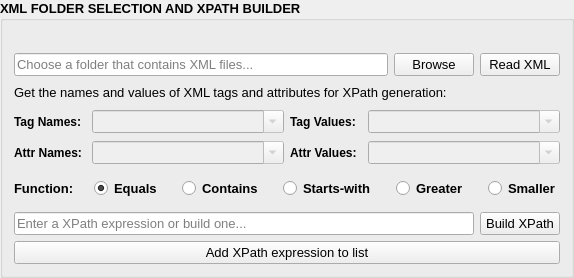
             <widget class="QGroupBox" name="group_box_xml_input_xpath_builder">
              <property name="sizePolicy">
               <sizepolicy hsizetype="Preferred" vsizetype="Preferred">
                <horstretch>0</horstretch>
                <verstretch>0</verstretch>
               </sizepolicy>
              </property>
              <property name="font">
               <font>
                <family>Microsoft YaHei UI</family>
                <pointsize>10</pointsize>
                <italic>false</italic>
                <bold>true</bold>
                <underline>false</underline>
                <strikeout>false</strikeout>
               </font>
              </property>
              <property name="title">
               <string>XML FOLDER SELECTION AND XPATH BUILDER</string>
              </property>
              <layout class="QVBoxLayout" name="verticalLayout_7">
               <item>
                <widget class="QLabel" name="statusbar_xml_files_count">
                 <property name="sizePolicy">
                  <sizepolicy hsizetype="Minimum" vsizetype="Preferred">
                   <horstretch>0</horstretch>
                   <verstretch>0</verstretch>
                  </sizepolicy>
                 </property>
                 <property name="styleSheet">
                  <string notr="true">color: rgb(78, 132, 240);
font: bold;</string>
                 </property>
                 <property name="text">
                  <string/>
                 </property>
                </widget>
               </item>
               <item>
                <layout class="QHBoxLayout" name="horizontalLayout_one">
                 <item>
                  <widget class="QLineEdit" name="line_edit_xml_folder_path_input">
                   <property name="font">
                    <font>
                     <family>Microsoft YaHei UI</family>
                     <pointsize>10</pointsize>
                     <italic>false</italic>
                     <bold>false</bold>
                     <underline>false</underline>
                     <strikeout>false</strikeout>
                    </font>
                   </property>
                   <property name="placeholderText">
                    <string>Choose a folder that contains XML files...</string>
                   </property>
                   <property name="clearButtonEnabled">
                    <bool>true</bool>
                   </property>
                  </widget>
                 </item>
                 <item>
                  <widget class="QPushButton" name="button_browse_xml_folder">
                   <property name="font">
                    <font>
                     <family>Microsoft YaHei UI</family>
                     <pointsize>10</pointsize>
                     <italic>false</italic>
                     <bold>false</bold>
                     <underline>false</underline>
                     <strikeout>false</strikeout>
                    </font>
                   </property>
                   <property name="toolTip">
                    <string>Browse for the folder containing your XML files.</string>
                   </property>
                   <property name="text">
                    <string>Browse</string>
                   </property>
                  </widget>
                 </item>
                 <item>
                  <widget class="QPushButton" name="button_read_xml">
                   <property name="font">
                    <font>
                     <family>Microsoft YaHei UI</family>
                     <pointsize>10</pointsize>
                     <italic>false</italic>
                     <bold>false</bold>
                     <underline>false</underline>
                     <strikeout>false</strikeout>
                    </font>
                   </property>
                   <property name="toolTip">
                    <string>Load data from an XML file into the Combo Boxes and display the XML content.</string>
                   </property>
                   <property name="text">
                    <string>Read XML</string>
                   </property>
                  </widget>
                 </item>
                </layout>
               </item>
               <item>
                <layout class="QHBoxLayout" name="horizontalLayout_two">
                 <property name="topMargin">
                  <number>3</number>
                 </property>
                 <property name="bottomMargin">
                  <number>3</number>
                 </property>
                 <item>
                  <widget class="QLabel" name="label_xpath_builder">
                   <property name="sizePolicy">
                    <sizepolicy hsizetype="Minimum" vsizetype="Preferred">
                     <horstretch>0</horstretch>
                     <verstretch>0</verstretch>
                    </sizepolicy>
                   </property>
                   <property name="font">
                    <font>
                     <family>Microsoft YaHei UI</family>
                     <pointsize>10</pointsize>
                     <italic>false</italic>
                     <bold>false</bold>
                     <underline>false</underline>
                     <strikeout>false</strikeout>
                    </font>
                   </property>
                   <property name="text">
                    <string>Get the names and values of XML tags and attributes for XPath generation:</string>
                   </property>
                  </widget>
                 </item>
                </layout>
               </item>
               <item>
                <layout class="QHBoxLayout" name="horizontalLayout_three">
                 <property name="topMargin">
                  <number>1</number>
                 </property>
                 <property name="bottomMargin">
                  <number>1</number>
                 </property>
                 <item>
                  <widget class="QLabel" name="label_tag_names">
                   <property name="sizePolicy">
                    <sizepolicy hsizetype="Minimum" vsizetype="Preferred">
                     <horstretch>0</horstretch>
                     <verstretch>0</verstretch>
                    </sizepolicy>
                   </property>
                   <property name="maximumSize">
                    <size>
                     <width>72</width>
                     <height>16777215</height>
                    </size>
                   </property>
                   <property name="font">
                    <font>
                     <family>Microsoft YaHei UI</family>
                     <pointsize>9</pointsize>
                     <italic>false</italic>
                     <bold>true</bold>
                     <underline>false</underline>
                     <strikeout>false</strikeout>
                    </font>
                   </property>
                   <property name="text">
                    <string>Tag Names:</string>
                   </property>
                  </widget>
                 </item>
                 <item>
                  <widget class="QComboBox" name="combobox_tag_names">
                   <property name="enabled">
                    <bool>false</bool>
                   </property>
                   <property name="sizePolicy">
                    <sizepolicy hsizetype="Preferred" vsizetype="Fixed">
                     <horstretch>0</horstretch>
                     <verstretch>0</verstretch>
                    </sizepolicy>
                   </property>
                   <property name="font">
                    <font>
                     <family>Microsoft YaHei UI</family>
                     <pointsize>10</pointsize>
                     <italic>false</italic>
                     <bold>true</bold>
                     <underline>false</underline>
                     <strikeout>false</strikeout>
                    </font>
                   </property>
                   <property name="editable">
                    <bool>true</bool>
                   </property>
                   <property name="currentText">
                    <string/>
                   </property>
                   <property name="currentIndex">
                    <number>-1</number>
                   </property>
                   <property name="placeholderText">
                    <string>Select Tag Name...</string>
                   </property>
                  </widget>
                 </item>
                 <item>
                  <widget class="QLabel" name="label_tag_values">
                   <property name="sizePolicy">
                    <sizepolicy hsizetype="Minimum" vsizetype="Preferred">
                     <horstretch>0</horstretch>
                     <verstretch>0</verstretch>
                    </sizepolicy>
                   </property>
                   <property name="maximumSize">
                    <size>
                     <width>72</width>
                     <height>16777215</height>
                    </size>
                   </property>
                   <property name="font">
                    <font>
                     <family>Microsoft YaHei UI</family>
                     <pointsize>9</pointsize>
                     <italic>false</italic>
                     <bold>true</bold>
                     <underline>false</underline>
                     <strikeout>false</strikeout>
                    </font>
                   </property>
                   <property name="text">
                    <string>Tag Values:</string>
                   </property>
                  </widget>
                 </item>
                 <item>
                  <widget class="QComboBox" name="combobox_tag_values">
                   <property name="enabled">
                    <bool>false</bool>
                   </property>
                   <property name="sizePolicy">
                    <sizepolicy hsizetype="Preferred" vsizetype="Fixed">
                     <horstretch>0</horstretch>
                     <verstretch>0</verstretch>
                    </sizepolicy>
                   </property>
                   <property name="font">
                    <font>
                     <family>Microsoft YaHei UI</family>
                     <pointsize>10</pointsize>
                     <italic>false</italic>
                     <bold>true</bold>
                     <underline>false</underline>
                     <strikeout>false</strikeout>
                    </font>
                   </property>
                   <property name="editable">
                    <bool>true</bool>
                   </property>
                   <property name="currentText">
                    <string/>
                   </property>
                   <property name="currentIndex">
                    <number>-1</number>
                   </property>
                   <property name="placeholderText">
                    <string>Select Tag Value...</string>
                   </property>
                  </widget>
                 </item>
                </layout>
               </item>
               <item>
                <layout class="QHBoxLayout" name="horizontalLayout_four">
                 <property name="spacing">
                  <number>6</number>
                 </property>
                 <property name="topMargin">
                  <number>1</number>
                 </property>
                 <property name="bottomMargin">
                  <number>1</number>
                 </property>
                 <item>
                  <widget class="QLabel" name="label_attribute_names">
                   <property name="sizePolicy">
                    <sizepolicy hsizetype="Minimum" vsizetype="Preferred">
                     <horstretch>0</horstretch>
                     <verstretch>0</verstretch>
                    </sizepolicy>
                   </property>
                   <property name="maximumSize">
                    <size>
                     <width>72</width>
                     <height>16777215</height>
                    </size>
                   </property>
                   <property name="font">
                    <font>
                     <family>Microsoft YaHei UI</family>
                     <pointsize>9</pointsize>
                     <italic>false</italic>
                     <bold>true</bold>
                     <underline>false</underline>
                     <strikeout>false</strikeout>
                    </font>
                   </property>
                   <property name="text">
                    <string>Attr Names:</string>
                   </property>
                  </widget>
                 </item>
                 <item>
                  <widget class="QComboBox" name="combobox_attribute_names">
                   <property name="enabled">
                    <bool>false</bool>
                   </property>
                   <property name="sizePolicy">
                    <sizepolicy hsizetype="Preferred" vsizetype="Fixed">
                     <horstretch>0</horstretch>
                     <verstretch>0</verstretch>
                    </sizepolicy>
                   </property>
                   <property name="font">
                    <font>
                     <family>Microsoft YaHei UI</family>
                     <pointsize>10</pointsize>
                     <italic>false</italic>
                     <bold>true</bold>
                     <underline>false</underline>
                     <strikeout>false</strikeout>
                    </font>
                   </property>
                   <property name="editable">
                    <bool>true</bool>
                   </property>
                   <property name="currentText">
                    <string/>
                   </property>
                   <property name="currentIndex">
                    <number>-1</number>
                   </property>
                   <property name="placeholderText">
                    <string>Select Attribute Name...</string>
                   </property>
                  </widget>
                 </item>
                 <item>
                  <widget class="QLabel" name="label_attribute_values">
                   <property name="sizePolicy">
                    <sizepolicy hsizetype="Minimum" vsizetype="Preferred">
                     <horstretch>0</horstretch>
                     <verstretch>0</verstretch>
                    </sizepolicy>
                   </property>
                   <property name="maximumSize">
                    <size>
                     <width>72</width>
                     <height>16777215</height>
                    </size>
                   </property>
                   <property name="font">
                    <font>
                     <family>Microsoft YaHei UI</family>
                     <pointsize>9</pointsize>
                     <italic>false</italic>
                     <bold>true</bold>
                     <underline>false</underline>
                     <strikeout>false</strikeout>
                    </font>
                   </property>
                   <property name="text">
                    <string>Attr Values:</string>
                   </property>
                  </widget>
                 </item>
                 <item>
                  <widget class="QComboBox" name="combobox_attribute_values">
                   <property name="enabled">
                    <bool>false</bool>
                   </property>
                   <property name="sizePolicy">
                    <sizepolicy hsizetype="Preferred" vsizetype="Fixed">
                     <horstretch>0</horstretch>
                     <verstretch>0</verstretch>
                    </sizepolicy>
                   </property>
                   <property name="font">
                    <font>
                     <family>Microsoft YaHei UI</family>
                     <pointsize>10</pointsize>
                     <italic>false</italic>
                     <bold>true</bold>
                     <underline>false</underline>
                     <strikeout>false</strikeout>
                    </font>
                   </property>
                   <property name="editable">
                    <bool>true</bool>
                   </property>
                   <property name="currentText">
                    <string/>
                   </property>
                   <property name="currentIndex">
                    <number>-1</number>
                   </property>
                   <property name="placeholderText">
                    <string>Select Attribute Value...</string>
                   </property>
                  </widget>
                 </item>
                </layout>
               </item>
               <item>
                <layout class="QHBoxLayout" name="horizontalLayout_five">
                 <property name="spacing">
                  <number>20</number>
                 </property>
                 <property name="topMargin">
                  <number>7</number>
                 </property>
                 <property name="bottomMargin">
                  <number>7</number>
                 </property>
                 <item>
                  <widget class="QLabel" name="label_function">
                   <property name="sizePolicy">
                    <sizepolicy hsizetype="Minimum" vsizetype="Preferred">
                     <horstretch>0</horstretch>
                     <verstretch>0</verstretch>
                    </sizepolicy>
                   </property>
                   <property name="font">
                    <font>
                     <family>Microsoft YaHei UI</family>
                     <pointsize>10</pointsize>
                     <italic>false</italic>
                     <bold>true</bold>
                     <underline>false</underline>
                     <strikeout>false</strikeout>
                    </font>
                   </property>
                   <property name="text">
                    <string>Function:</string>
                   </property>
                  </widget>
                 </item>
                 <item>
                  <widget class="QRadioButton" name="radio_button_equals">
                   <property name="font">
                    <font>
                     <family>Microsoft YaHei UI</family>
                     <pointsize>10</pointsize>
                     <italic>false</italic>
                     <bold>true</bold>
                     <underline>false</underline>
                     <strikeout>false</strikeout>
                    </font>
                   </property>
                   <property name="toolTip">
                    <string/>
                   </property>
                   <property name="text">
                    <string>Equals</string>
                   </property>
                   <property name="checked">
                    <bool>true</bool>
                   </property>
                  </widget>
                 </item>
                 <item>
                  <widget class="QRadioButton" name="radio_button_contains">
                   <property name="font">
                    <font>
                     <family>Microsoft YaHei UI</family>
                     <pointsize>10</pointsize>
                     <italic>false</italic>
                     <bold>true</bold>
                     <underline>false</underline>
                     <strikeout>false</strikeout>
                    </font>
                   </property>
                   <property name="styleSheet">
                    <string notr="true"/>
                   </property>
                   <property name="text">
                    <string>Contains</string>
                   </property>
                  </widget>
                 </item>
                 <item>
                  <widget class="QRadioButton" name="radio_button_starts_with">
                   <property name="sizePolicy">
                    <sizepolicy hsizetype="Minimum" vsizetype="Fixed">
                     <horstretch>0</horstretch>
                     <verstretch>0</verstretch>
                    </sizepolicy>
                   </property>
                   <property name="font">
                    <font>
                     <family>Microsoft YaHei UI</family>
                     <pointsize>10</pointsize>
                     <italic>false</italic>
                     <bold>true</bold>
                     <underline>false</underline>
                     <strikeout>false</strikeout>
                    </font>
                   </property>
                   <property name="text">
                    <string>Starts-with</string>
                   </property>
                  </widget>
                 </item>
                 <item>
                  <widget class="QRadioButton" name="radio_button_greater">
                   <property name="font">
                    <font>
                     <family>Microsoft YaHei UI</family>
                     <pointsize>10</pointsize>
                     <italic>false</italic>
                     <bold>true</bold>
                     <underline>false</underline>
                     <strikeout>false</strikeout>
                    </font>
                   </property>
                   <property name="text">
                    <string>Greater</string>
                   </property>
                  </widget>
                 </item>
                 <item>
                  <widget class="QRadioButton" name="radio_button_smaller">
                   <property name="font">
                    <font>
                     <family>Microsoft YaHei UI</family>
                     <pointsize>10</pointsize>
                     <italic>false</italic>
                     <bold>true</bold>
                     <underline>false</underline>
                     <strikeout>false</strikeout>
                    </font>
                   </property>
                   <property name="text">
                    <string>Smaller</string>
                   </property>
                  </widget>
                 </item>
                </layout>
               </item>
               <item>
                <layout class="QHBoxLayout" name="horizontalLayout_six">
                 <item>
                  <widget class="QLineEdit" name="line_edit_xpath_builder">
                   <property name="font">
                    <font>
                     <family>Microsoft YaHei UI</family>
                     <pointsize>10</pointsize>
                     <italic>false</italic>
                     <bold>false</bold>
                     <underline>false</underline>
                     <strikeout>false</strikeout>
                    </font>
                   </property>
                   <property name="placeholderText">
                    <string>Enter a XPath expression or build one...</string>
                   </property>
                   <property name="clearButtonEnabled">
                    <bool>true</bool>
                   </property>
                  </widget>
                 </item>
                 <item>
                  <widget class="QPushButton" name="button_build_xpath">
                   <property name="font">
                    <font>
                     <family>Microsoft YaHei UI</family>
                     <pointsize>10</pointsize>
                     <italic>false</italic>
                     <bold>false</bold>
                     <underline>false</underline>
                     <strikeout>false</strikeout>
                    </font>
                   </property>
                   <property name="toolTip">
                    <string>Create an XPath expression based on the current Combo Box values.</string>
                   </property>
                   <property name="text">
                    <string>Build XPath</string>
                   </property>
                  </widget>
                 </item>
                </layout>
               </item>
               <item>
                <widget class="QPushButton" name="button_add_xpath_to_list">
                 <property name="font">
                  <font>
                   <family>Microsoft YaHei UI</family>
                   <pointsize>10</pointsize>
                   <italic>false</italic>
                   <bold>false</bold>
                   <underline>false</underline>
                   <strikeout>false</strikeout>
                  </font>
                 </property>
                 <property name="toolTip">
                  <string>Add the entered or generated XPath expression to the list below.</string>
                 </property>
                 <property name="text">
                  <string>Add XPath expression to list</string>
                 </property>
                </widget>
               </item>
              </layout>
             </widget>
